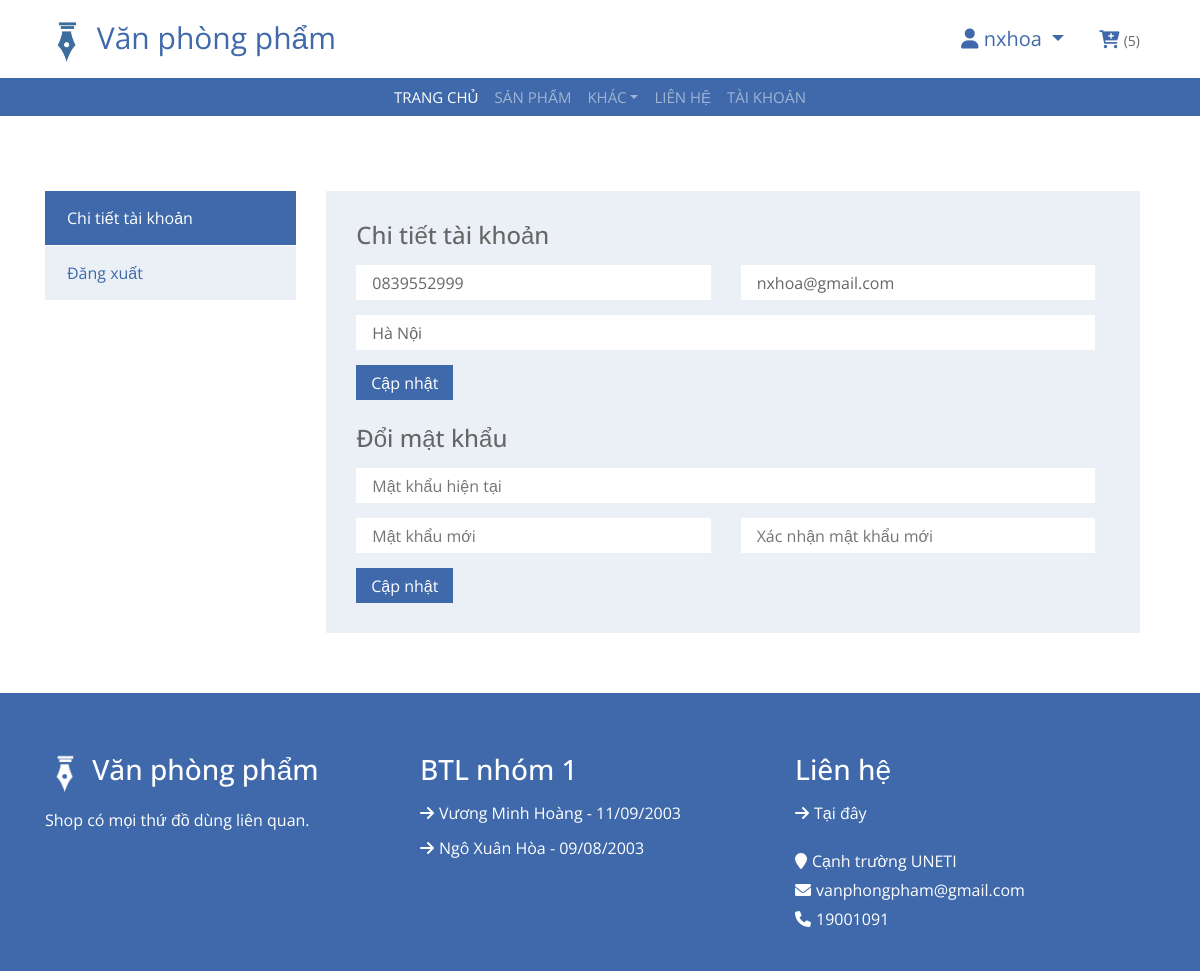
The app's page /tai-khoan (signed in) with its own data.
### tables this page shows
CREATE TABLE `customer` (
  `ID` int(11) NOT NULL,
  `CustomerName` varchar(255) NOT NULL,
  `Phone` varchar(15) NOT NULL,
  `Email` varchar(255) NOT NULL,
  `Address` varchar(255) NOT NULL,
  `UserID` int(11) NOT NULL
);

### core/View.php (called while the page is built, shortened)
<?php
class View
{
    public function render($view, $data = [], $layout = 'layouts/main')
    {
        if (file_exists(_DIR_ROOT . "/app/views/" . $view . ".php")) {
            require _DIR_ROOT . "/app/views/" . $view . ".php";
        } else {
            die("View không tồn tại: " . $view);
        }
        require _DIR_ROOT . "/app/views/$layout.php";
    }
}

### core/Controller.php (called while the page is built, shortened)
<?php
class Controller
{
    protected $view;
    public function __construct()
    {
        $this->view = new View();
    }
    public function view($view, $data = [], $layout = 'layouts/main')
    {
        $this->view->render($view, $data, $layout);
    }
    public function model($model)
    {
        if (file_exists(_DIR_ROOT . "/app/models/" . $model . ".php")) {
            return new $model();
        } else {
            die("Model không tồn tại: " . $model);
        }
    }
}

### app/controllers/UserController.php (called while the page is built, shortened)
<?php
class UserController extends Controller
{
    public function my_account()
    {
        $params = [];
        if (isset($_SESSION['user'])) {
            $userid =  $_SESSION['user']['ID'];
            $cartmodel = $this->model("Cart");
            $usermodel = $this->model('User');
            $totalcartitem = $cartmodel->CountCartItem($userid)[0]['totalcartitem'];
            $infouser = $usermodel->getInfoUserByIdSession($userid);
            $action = 'user/my-account';
            $params['infouser'] = $infouser;
        } else {
            $totalcartitem = 0;
            $action = 'user/login';
        }
        $params['totalcartitem'] = $totalcartitem;
        $params['breadcrumbs'] = $this->handelBreadCrumd();
        $this->view($action,  $params,  'layouts/_user');
    }
}

### index.php (called while the page is built, shortened)
<?php
$app = new App();

### core/Database.php (called while the page is built, shortened)
<?php
class Database
{
    private $connection;
    private function connect($host, $username, $password, $database, $port)
    {
        $this->connection = new mysqli($host, $username, $password, $database, $port);
    }
    public function selectOne($query)
    {
        $result = $this->connection->query($query);
        $row = $result->fetch_assoc();
        return $row ? $row : null;
    }
    public function select($query)
    {
        $result = $this->connection->query($query);
        $data = [];
        while ($row = $result->fetch_assoc()) {
            $data[] = $row;
        }
        return $data;
    }
}

### app/models/User.php (called while the page is built, shortened)
<?php
class User extends Model
{
    public function getInfoUserByIdSession()
    {
        if (isset($_SESSION['user'])) {
            $id = $_SESSION['user']['ID'];
            $query = "SELECT * FROM `customer` WHERE UserID = $id";
            return $this->selectOne($query);
        }
    }
}

### core/Model.php (called while the page is built, shortened)
<?php
require './core/Database.php';
class Model
{
    protected $db;
    public function __construct()
    {
        $this->db = new Database();
    }
    public function selectOne($query)
    {
        return $this->db->selectOne($query);
    }
    public function select($query)
    {
        return $this->db->select($query);
    }
}

### app/models/Cart.php (called while the page is built, shortened)
<?php
class Cart extends Model
{
    public function CountCartItem($customerid)
    {
        $query = "SELECT COUNT(*) as totalcartitem FROM Cart c
                    JOIN CartItem ci ON c.ID = ci.CartId
                    JOIN Product p
                    ON ci.ProductId = p.ID
                    WHERE c.CustomerId = $customerid";
        return $this->select($query);
    }
}

### app/views/user/my-account.php (the view)
<div class="my-account">
	<div class="container">
		<div class="row">
			<div class="col-3">
				<div class="nav flex-column nav-pills" role="tablist" aria-orientation="vertical">
					<a class="nav-link active" id="account-nav" data-toggle="pill" href="#account-tab" role="tab">Chi tiết tài khoản</a>
					<a class="nav-link" href="<?php echo _WEB_ROOT ?>/trang-chu?logout">Đăng xuất</a>
				</div>
			</div>
			<div class="col-9">
				<div class="tab-content">
					<div class="tab-pane fade show active" id="account-tab" role="tabpanel" aria-labelledby="account-nav">
						<h4>Chi tiết tài khoản</h4>
						<div class="row">
							<div class="col-6">
								<input type="text" name="phone" id="phone" required placeholder="Số điện thoại" value="<?php echo $infouser['Phone'] ?>">
							</div>
							<div class="col-6">
								<input type="text" name="email" id="email" required placeholder="Email" value="<?php echo $infouser['Email'] ?>">
							</div>
							<div class="col-12">
								<input type="text" name="address" id="address" required placeholder="Địa chỉ" value="<?php echo $infouser['Address'] ?>">
							</div>
							<div class="col-12">
								<button id="btn_Update_Info">Cập nhật</button>
								<br><br>
							</div>
						</div>
						<h4>Đổi mật khẩu</h4>
						<div class="row">
							<div class="col-12">
								<input type="password" name="curent_password" id="curent_password" required placeholder="Mật khẩu hiện tại">
							</div>
							<div class="col-6">
								<input type="text" name="new_password" autocomplete="off" id="new_password" required placeholder="Mật khẩu mới">
							</div>
							<div class="col-6">
								<input type="text" name="confirm_password" autocomplete="off" id="confirm_password" required placeholder="Xác nhận mật khẩu mới">
							</div>
							<div class="col-12">
								<button type="submit" id="btn_Update_Password">Cập nhật</button>
							</div>
						</div>
					</div>
				</div>
			</div>
		</div>
	</div>
</div>

### app/views/layouts/header.php (shortened to what this page needs)
<header class="top-header">
	<div class="container">
		<div class="row align-items-center">
			<div class="col-md-6">
				<div class="logo">
					<a href="<?php echo _WEB_ROOT ?>/trang-chu" style="font-size: 30px;">
						<img src="<?php echo _WEB_ROOT ?>/public/img/logo.png" width="44" height="44"> Văn phòng phẩm</a>
				</div>
			</div>
			<div class="col-md-6">
				<div class="user">
					<?php
					if (isset($_SESSION['username'])) {
						$user = $_SESSION['user'];
					?>
						<div class="dropdown">
							<a class="dropdown-toggle" href="#" role="button" id="dropdownMenuLink" data-toggle="dropdown" aria-haspopup="true" aria-expanded="false" style="margin-right: 1rem; font-size: 20px;">
								<i class='fa fa-user'></i> <?php echo $user['CustomerName']; ?>
							</a>
						</div>
					<?php
					} else {
					?>
						<a style="margin-right: 1rem;" href="<?php echo _WEB_ROOT ?>/dang-nhap">Đăng nhập</a>
					<?php
					}
					?>
					<a class="cart" href="<?php echo _WEB_ROOT ?>/gio-hang">
						<i class="fa fa-cart-plus"></i>
						<span class="number_cart"><?php if (isset($_SESSION['username'])) {
														echo  "($totalcartitem)";
													} ?></span>
					</a>
				</div>
			</div>
		</div>
	</div>
</header>
<div class="header">
	<div class="container">
		<nav class="navbar navbar-expand-md bg-dark navbar-dark">
			<div class="collapse navbar-collapse justify-content-between" id="navbarCollapse">
				<div class="navbar-nav m-auto">
					<a href="<?php echo _WEB_ROOT ?>/trang-chu" class="nav-item nav-link active">trang chủ</a>
					<a href="<?php echo _WEB_ROOT ?>/danh-sach-san-pham" class="nav-item nav-link">sản phẩm</a>
					<div class="nav-item dropdown">
						<a href="#" class="nav-link dropdown-toggle" data-toggle="dropdown" aria-expanded="false">Khác</a>
					</div>
					<a href="<?php echo _WEB_ROOT ?>/lien-he" class="nav-item nav-link">Liên hệ</a>
					<a href="<?php echo _WEB_ROOT ?>/tai-khoan" class="nav-item nav-link">Tài khoản</a>
				</div>
			</div>
		</nav>
	</div>
</div>

### public/css/style.css (style rules this page uses)
body { color: #666666; font-family: "Open Sans", sans-serif; font-weight: 400; background: #ffffff; }
a { color: #3f69aa; transition: 0.5s; }
h1, h2, h3, h4, h5, h6 { color: #666666; margin: 0 0 15px 0; padding: 0; }
.top-header { padding: 15px 0; background: #ffffff; }
.top-header .logo { text-align: left; overflow: hidden; }
.top-header .logo a img { max-height: 60px; }
.top-header .user { width: 100%; text-align: right; }
.top-header .user .dropdown { display: inline-block; margin-right: 15px; }
.top-header .user .cart { display: inline-block; }
.top-header .user .cart i { color: #3f69aa; font-size: 18px; }
.top-header .user .cart span { color: #666666; font-size: 14px; }
@media (min-width: 768px) { .top-header { max-height: 90px; } }
.header { position: relative; }
.header .navbar { height: 100%; padding: 0; }
.header, .header .navbar { background: #3f69aa !important; }
.header a.nav-link { padding: 8px 15px; font-size: 15px; text-transform: uppercase; }
.my-account { position: relative; padding: 60px 0; }
.my-account .nav.nav-pills .nav-link { padding: 15px 22px; color: #3f69aa; font-weight: 400; background: rgba(63, 105, 170, 0.1); border-radius: 0; border-bottom: 1px solid #ffffff; }
.my-account .nav.nav-pills .nav-link:hover, .my-account .nav.nav-pills .nav-link.active { color: #ffffff; background: #3f69aa; }
.my-account .tab-content { padding: 30px; background: rgba(63, 105, 170, 0.1); }
.my-account .tab-content button { height: 35px; padding: 2px 15px; text-align: center; color: #ffffff; background: #3f69aa; border: none; }
.my-account .tab-content input { width: 100%; height: 35px; padding: 0 15px; color: #666666; background: #ffffff; border: 1px solid #ffffff; margin-bottom: 15px; }
.row { margin-right: 0; }

### records on screen
customer: CustomerName "nxhoa", phone "0839552999", email "nxhoa@gmail.com", address "Hà Nội"

### other values on screen
$totalcartitem "5"
